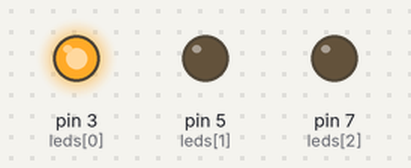
A sketch run on a simulated Arduino Uno, built with avr-gcc and run on an emulated ATmega328P. Shown: output pins drawn as LEDs (lit = HIGH).

Above: at 0.3 s.
At 5.1 s:
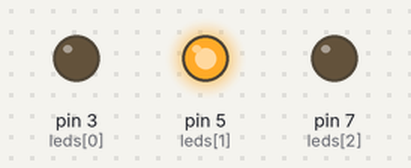
At 9.3 s:
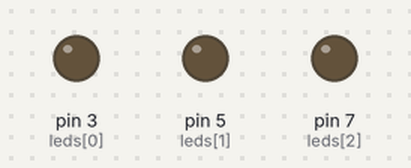
At 12.3 s:
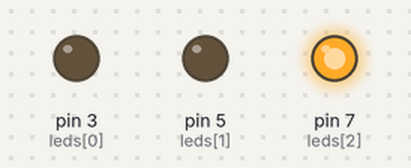
At 18.3 s:
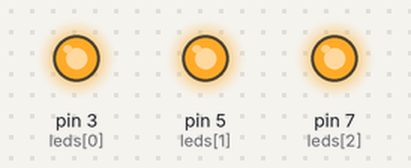
Timing chart, 0 to 18.7 s (numbered marks = the images above):
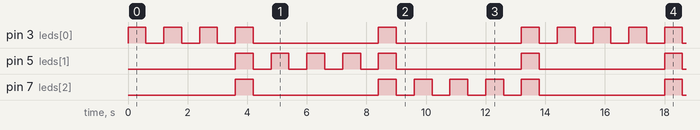

The sketch:

Metronome_with_RGB_led.ino
```cpp
/*
  RGB led blinking with metronome style.
*/

// add digital pins numbers to an array
int leds[] = {3, 5, 7};

// the setup function runs once when you press reset or power the board
void setup() {
  // initialize digital pins 13, 11 and 9 as an outputs.
  for (int pin = 0; pin < 3; pin++) {
    pinMode(leds[pin], OUTPUT);
  }
}

// the loop function runs over and over again forever
void loop() {
  // loop through digital pins
  for (int i = 0; i < 3; i++) {
    /*
      Blink each led color three times, one at the time.
      Wait 600ms after each time a led is turned on or off
    */
    for (int j = 0; j < 3; j++) {
      digitalWrite(leds[i], HIGH);
      delay(600);
      digitalWrite(leds[i], LOW);
      delay(600);
    }
    // turn on all three leds
    for (int j = 0; j < 3; j++) {
      digitalWrite(leds[j], HIGH);
    }
    // wait for 600ms
    delay(600);
    // turn off all three leds
    for (int j = 0; j < 3; j++) {
      digitalWrite(leds[j], LOW);
    }
    // wait for 600ms
    delay(600);
  }


}
```

Measured:
- by itself, pin 3 (leds[0]): repeats every 14.4 s: 3 × (LOW 0.60 s, HIGH 0.60 s), 2 × (LOW 4.2 s, HIGH 0.60 s), LOW 0.60 s, HIGH 0.60 s
- by itself, pin 5 (leds[1]): repeats every 14.4 s: 4 × (LOW 0.60 s, HIGH 0.60 s), 2 × (LOW 4.2 s, HIGH 0.60 s)
- by itself, pin 7 (leds[2]): repeats every 14.4 s: LOW 4.2 s, 4 × (HIGH 0.60 s, LOW 0.60 s), HIGH 0.60 s, LOW 4.2 s, HIGH 0.60 s
